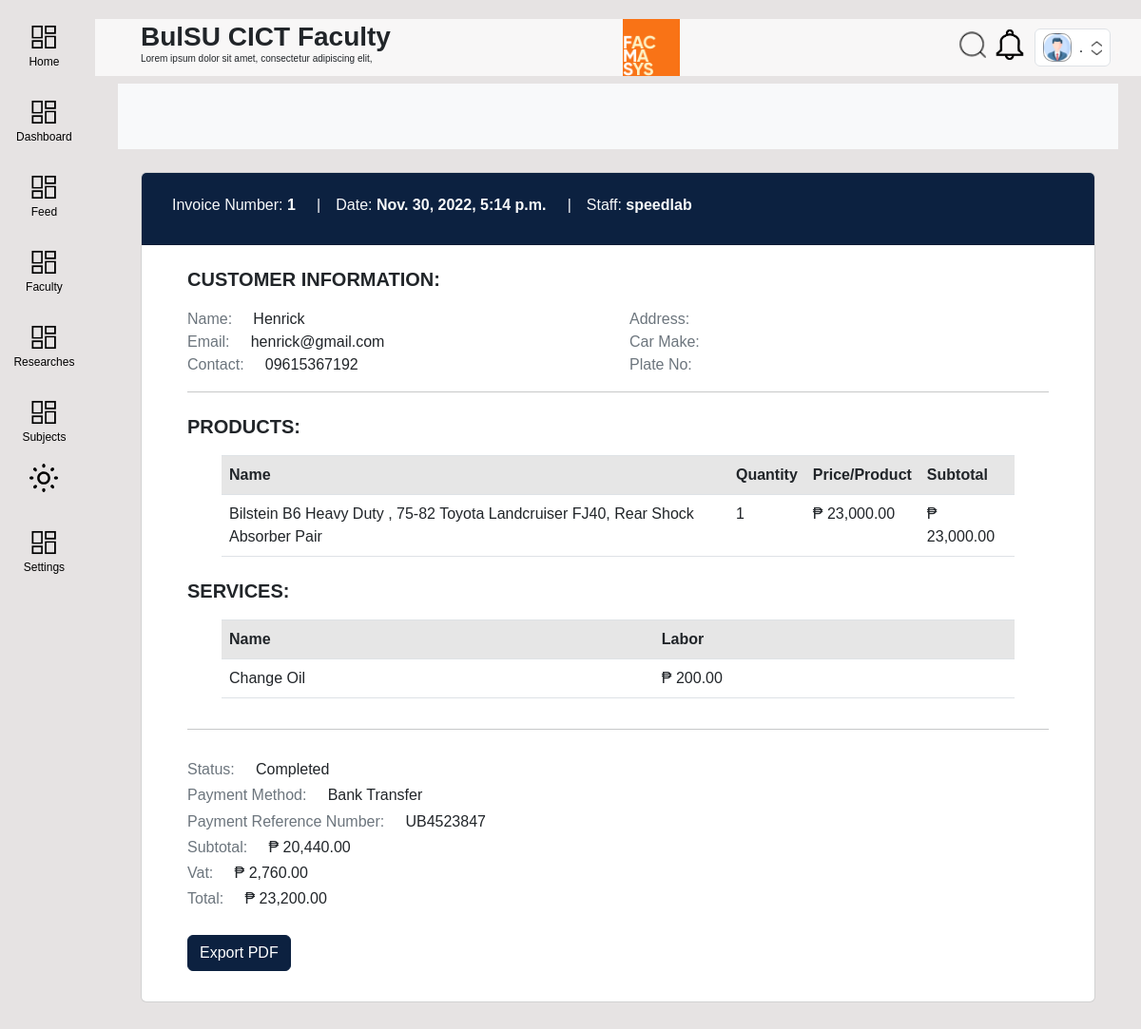
The page /sales/customer/detail/2/ (signed in) on the database its author committed.
### user/models.py (models this page shows, shortened)
class Profile(models.Model):
    ROLES = (
        ('faculty', 'Faculty'),
        ('depthead', 'Department Head'),
        ('researchcoor', 'Research Coordinator'),
        ('extensioncoor', 'Extension Coordinator')
    )
    user = models.OneToOneField(User, on_delete=models.CASCADE, null=True)
    image = models.ImageField(default='profile_icon.png', upload_to='Profile_Images')
    age = models.IntegerField(null=True,blank=True)
    user_role = models.CharField(max_length=30, choices=ROLES, default='faculty')
    address =  models.CharField(max_length=200, null=True, blank=True)
    city_of_residence = models.CharField(max_length=100, null=True,blank=True)
    phone = models.CharField(max_length=13, null=True,blank=True)

class Customer(models.Model):
    name = models.CharField(max_length=100, null=True)
    email = models.EmailField(max_length=254, null=True, unique=True)
    contact = models.CharField(max_length=15, null=True)
    address = models.CharField(max_length=255, null=True, blank=True)
    car_make = models.CharField(max_length=100, null=True, blank=True)
    plate_no = models.CharField(max_length=10, null=True, blank=True)

### sales/models.py (models this page shows, shortened)
class Order(models.Model):
    PAYMENT_METHODS = (
    ("Cash", "Cash"),
    ("Bank Transfer", "Bank Transfer"),
    ("Credit/Debit", "Credit/Debit"),
    )
    invoice_number = models.CharField(max_length=20)
    date_created = models.DateTimeField(default=timezone.now)
    staff = models.ForeignKey(User, on_delete=models.CASCADE, null=True)
    customer = models.ForeignKey(Customer, on_delete=models.CASCADE, null=True)
    products = models.ManyToManyField(OrderProduct)
    services = models.ManyToManyField(OrderService)
    subtotal = models.DecimalField(default=0, max_digits=12, decimal_places=2, validators=[MinValueValidator(Decimal('0.01'))], null=True)
    vat = models.DecimalField(default=0, max_digits=12, decimal_places=2, validators=[MinValueValidator(Decimal('0.01'))], null=True)
    total = models.DecimalField(default=0, max_digits=12, decimal_places=2, validators=[MinValueValidator(Decimal('0.01'))], null=True)
    pay_method = models.CharField(max_length=20, choices=PAYMENT_METHODS, default="Cash",blank=False)
    pay_id = models.CharField(max_length=20, blank=True, null=True)
    status = models.CharField(default="Completed",max_length=20, null=True)
    class Meta:
        ordering = ('-date_created',)

class OrderProduct(models.Model):
    date = models.DateTimeField(default=timezone.now)
    item_id = models.CharField(max_length=100, null=True)
    product_title = models.CharField(max_length=255, null=True)
    quantity = models.PositiveIntegerField(default=1, null=True)
    price = models.DecimalField(default=1, max_digits=12, decimal_places=2, validators=[MinValueValidator(Decimal('0.01'))], null=True)
    cost = models.DecimalField(default=1, max_digits=12, decimal_places=2, validators=[MinValueValidator(Decimal('0.01'))], null=True)
    @property
    def total_price(self):
        return f'{float(self.price) * float(self.quantity):.2f}'

class OrderService(models.Model):
    date = models.DateTimeField(default=timezone.now)
    service = models.ForeignKey(Service, on_delete=models.CASCADE, null=True)
    labor = models.DecimalField(default=0, max_digits=12, decimal_places=2, validators=[MinValueValidator(Decimal('0.01'))])

### inventory/models.py (models this page shows)
class Service(models.Model):
    name = models.CharField(max_length=100, null=True, unique=True)
    category = models.CharField(max_length=100, null=True)
    labor = models.DecimalField(default=0, max_digits=7, decimal_places=2, validators=[MinValueValidator(Decimal('0.01'))])
    image = models.ImageField(default='services.png', upload_to='Service_Images', null=True)
    remarks = models.TextField(null=True, blank=True)
    class Meta:
        ordering = (Lower('name'),)
    def __str__(self) -> str:
        return f'{self.name}'

### sales/views.py (the view)
# urls.py: path('customer/detail/<int:pk>/',views.customer_detail, name='sales-customer-detail'),
@login_required
def customer_detail(request, pk):
    customer = Order.objects.get(id=pk)
    context = {
        'customer':customer,
        'notifications':Notifications.objects.filter(user=request.user)
    }
    return render(request, 'sales/customer_detail.html', context)

### facmasys/context_processors.py (called while the page is built)
def theme(request):
    key = request.COOKIES.get('theme')
    return {'theme': key}

def ajax(request):
    is_ajax = False
    if request.headers.get('X-Requested-With') == 'XMLHttpRequest':
        is_ajax = True
    else:
        is_ajax = False
    return {'ajax': is_ajax}

### templates/sales/customer_detail.html (shortened to what this page needs)
{% extends 'partials/base.html' %}
{% block content %}
{% load humanize %}
<div style="margin-top: 64px;">
    <nav class="navbar navbar-expand-lg navbar-light bg-light mb-4">
    </nav>
    <div class="container-fluid">
            <div class="container">
                <div class="row my-3">
                    <div class="col-md-12">
                        <div class="card">
                            <div class="card-header bg-info text-white">
                                <table class="table table-borderless m-0">
                                    <tbody>
                                        <tr class="d-inline-flex p-2">
                                            <th scope="row" class="text-light h6">Invoice Number: <strong>{{ customer.invoice_number }}</strong> &nbsp; &nbsp; |</th>
                                            <th scope="row" class="text-light h6">Date: <strong>{{ customer.date_created }}</strong> &nbsp; &nbsp; |</th>
                                            <th scope="row" class="text-light h6">Staff: <strong>{{ customer.staff }}</strong> </th>
                                        </tr>
                                    </tbody>
                                </table>
                            </div>
                            <div class="card-body px-5 py-4">
                                <span class="h5"> <strong>CUSTOMER INFORMATION:</strong></span>
                                <div class="row pt-3">
                                    <div class="col">
                                        <span class="h6"> <span class="text-muted"> Name: </span> &nbsp; &nbsp; {{ customer.customer.name }} </span><br>
                                        <span class="h6"> <span class="text-muted"> Email: </span> &nbsp; &nbsp; {{ customer.customer.email }} </span><br>
                                        <span class="h6"> <span class="text-muted"> Contact: </span> &nbsp; &nbsp; {{ customer.customer.contact }} </span><br>
                                    </div>
                                    <div class="col">
                                        <span class="h6"> <span class="text-muted"> Address: </span> &nbsp; &nbsp; {{ customer.customer.address }}</span><br>
                                        <span class="h6"> <span class="text-muted"> Car Make: </span> &nbsp; &nbsp; {{ customer.customer.car_make }}</span><br>
                                        <span class="h6"> <span class="text-muted"> Plate No: </span> &nbsp; &nbsp; {{ customer.customer.plate_no }}</span>
                                    </div>
                                </div>
                                <hr>
                                {% if customer.products.all %}
                                <div class="py-2"><span class="h5"> <strong>PRODUCTS:</strong></span></div>
                                <div class="row pt-2 px-5">
                                    <table class="table table-striped bg-white">
                                        <tbody>
                                            <tr>
                                                <th scope="row">Name</th>
                                                <th scope="row">Quantity</th>
                                                <th scope="row">Price/Product</th>
                                                <th scope="row">Subtotal</th>
                                            </tr>
                                            {% for orderproduct in customer.products.all %}
                                        </tr> <td>{{ orderproduct.product_title }}</td>
                                                <td>{{ orderproduct.quantity }}</td>
                                                <td>₱ {{ orderproduct.price|intcomma }}</td>
                                                <td>₱ {{ orderproduct.total_price|intcomma }}</td></tr>
                                            {% endfor %}
                                        </tbody>
                                    </table>
                                </div>
                                {% endif %}
                                {% if customer.services.all %}
                                <div class="py-2"><span class="h5"> <strong>SERVICES:</strong></span></div>
                                <div class="row pt-2 px-5">
                                    <table class="table table-striped bg-white">
                                        <tbody>
                                                <tr>
                                                    <th scope="row">Name</th>
                                                    <th scope="row">Labor</th></tr>
                                                    {% for orderservice in customer.services.all %}
                                                </tr> <td>{{ orderservice.service }}</td>
                                                        <td>₱ {{ orderservice.labor|intcomma }}</td>
                                                    {% endfor %}
                                            </tbody>
                                        </table>
                                </div>
                                {% endif %}
                                <hr>
                                <div class="row pt-3">
                                    <span class="h6"> <span class="text-muted"> Status: </span> &nbsp; &nbsp; {{ customer.status }}</span><br>
                                    <span class="h6"> <span class="text-muted"> Payment Method: </span> &nbsp; &nbsp; {{ customer.pay_method }}</span><br>
                                    <span class="h6"> <span class="text-muted"> Payment Reference Number: </span> &nbsp; &nbsp; {% if not customer.pay_id %}--{% endif %}{{ customer.pay_id }}</span><br>
                                    <span class="h6"> <span class="text-muted"> Subtotal: </span> &nbsp; &nbsp; ₱ {{ customer.subtotal|intcomma }}</span><br>
                                    <span class="h6"> <span class="text-muted"> Vat: </span> &nbsp; &nbsp; ₱ {{ customer.vat|intcomma }}</span><br>
                                    <span class="h6"> <span class="text-muted"> Total: </span> &nbsp; &nbsp; ₱ {{ customer.total|intcomma }}</span><br>
                                    <br>
                                </div>
                                <div class="mb-2">
                                    <a class="btn btn-info" href="{% url 'exportcustomer-pdf' customer.id %}">Export PDF</a>
                                </div>
                            </div>
                        </div>
                    </div>
                </div>
            </div>
    </div>
</div>
{% endblock %}

### templates/partials/base.html (shortened to what this page needs)
{% load static %}
{% load tailwind_tags %}
<!DOCTYPE html>
<html lang="en" class="{{theme}}">
    {% if not ajax %}
    <head>
        {% tailwind_css %}
        <link rel="stylesheet" href="https://cdn.jsdelivr.net/npm/bootstrap@4.6.2/dist/css/bootstrap.min.css"
>
        <link rel="stylesheet" href="https://use.fontawesome.com/releases/v5.15.2/css/all.css"
>
        <link rel="stylesheet" href="{% static 'scss/style.css' %}" media="screen" />
        <link rel="stylesheet" href="{% static 'css/animations.css' %}" />
        <link rel="stylesheet" href="{% static 'css/overrides.css' %}" />
    </head>
    {% endif %}
    {% if not ajax %}<body id="body-pd" class="transition-all dark:bg-[#2A2A2A]" hx-headers='{"X-CSRFToken": "{{ csrf_token }}"}'>{% endif %}
        <div class="{% if not ajax and user.is_authenticated %}grid grid-cols-[100px_90fr]{% endif %}">
            {% if not ajax %}
                <div>
                    {% include 'partials/sidebar.html' %}
                </div>
            {% endif %}
            <div class="z-[200]">
                {% if not ajax %}
                <div class="relative">
                    <div id="header" class="bg-[rgba(255,255,255,0.7)] dark:bg-[#36363690] transition-all z-[200] px-[4vw] justify-between items-center top-5 flex gap-2 fixed" style="width:93vw">
                        <div class=" dark:text-white dark:white leading-[0] flex translate-y-[10px]">
                            <div>
                                <h3 id="page_title_body" class="transition-all duration-75 font-semibold">BulSU CICT Faculty</h3>
                                <p id="page_title_body_sub" class="transition-all text-[10px] mt-[-1px]">Lorem ipsum dolor sit amet, consectetur adipiscing elit, </p>
                            </div>
                        </div>
                        <a href="{% url 'index' %}" id="center-logo" class="transition-all translate-x-[-2vw] hover:border hover:border-white flex justify-center w-[60px]">
                            <img src="{% static '/images/logo.png' %}" style="width: 60px; height: auto;" alt="Search Icon">
                        </a>
                        <div class="flex justify-end gap-2 items-center">
                            {% if request.user.is_authenticated %}
                            <div class="dropdown">
                                <button class="transition mr-[2px] dark:invert-0 invert" id="top-search-button" type="button" >
                                    <img src="{% static '/images/search.png' %}" style="width: 32px; height: 32px;" alt="Search Icon">
                                </button>
                                <button class="mr-[2px] dark:invert-0 invert" type="button" data-toggle="dropdown" aria-haspopup="true" aria-expanded="false">
                                    <img src="{% static '/images/icon_notification.png' %}" style="width: 32px; height: 32px;" alt="Notif Icon">
                                </button>
                            </div>
                            {% endif %}
                            {% if request.user.is_authenticated %}
                            <div class="transition dropdown">
                                <button class="transition bg-white hover:opacity-[0.5] rounded-md border border-[rgba(200,200,200,0.5)] flex gap-2 p-1 px-2 items-center" type="button" data-toggle="dropdown" aria-haspopup="true" aria-expanded="false">
                                    <div style="background-image: url('{{ user.profile.image.url }}');height:30px; width:30px;background-size:cover;border-radius: 10px;border: 1px solid rgba(85, 85, 85, 0.553)"></div>
                                    <div class="text-md">{{ request.user.first_name }} {{ request.user.last_name.0 }}.</div>
                                    <img src="{% static 'images/arrow.png' %}" class="h-[15px]"/>
                                </button>
                            </div>
                            {% endif %}
                        </div>
                    </div>
                </div>
                {% endif %}
                <div class="p-4 transition-all" id="main-body">
                    {% block content %}
                    {% endblock %}
                </div>
            </div>
        </div>
    {% if not ajax %}</body>{% endif %}
</html>

### static/css/overrides.css (style rules this page uses)
a, a:hover { text-decoration: none !important; }

### templates/sales/customer_detail.html (style rules this page uses)
body { background: rgb(230, 227, 227); }

### rows shown on the page
Order: invoice_number "1", date_created "Nov. 30, 2022, 5:14 p.m.", staff "speedlab", customer.name "Henrick", customer.email "henrick@gmail.com", customer.contact "09615367192", status "Completed", pay_method "Bank Transfer", pay_id "UB4523847", subtotal "20,440.00", vat "2,760.00", total "23,200.00"
OrderProduct: product_title "Bilstein B6 Heavy Duty , 75-82 Toyota Landcruiser FJ40, Rear Shock Absorber Pair", quantity "1", price "23,000.00", total_price "23,000.00"
OrderService: service "Change Oil", labor "200.00"
